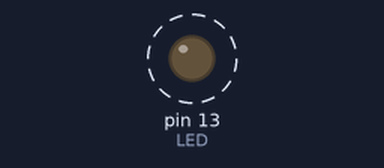
Bench run of a sketch on a simulated Arduino Pro Mini, built with avr-gcc and run on an emulated ATmega328P. On the bench: output pins drawn as LEDs (lit = HIGH). Dashed ring = blinking. What the sketch prints to the serial monitor is not drawn.

Above: at 0.1 s.
Timing chart, 0 to 3.0 s (numbered marks = the images above):
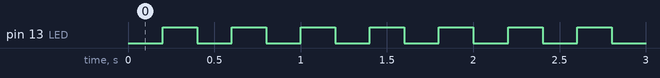

The sketch:

TestOfVisualMicro.ino
```cpp
#define LED 13
int x = 0;

void setup()
{

	Serial.begin(9600);
	Serial.println("Welcome to Visual Micro Demo...");
	pinMode(LED, OUTPUT);
	digitalWrite(LED, LOW);
}

void loop()
{

	digitalWrite(LED, LOW);
	delay(200);
	Serial.print("x = ");
	Serial.println(x);
	digitalWrite(LED, HIGH);
	delay(200);
	x++;
	if (x > 9) {
		x = 0;
	}
}
```

Measured:
- by itself, pin 13 (LED): alternates HIGH for 0.20 s and LOW for 0.20 s
